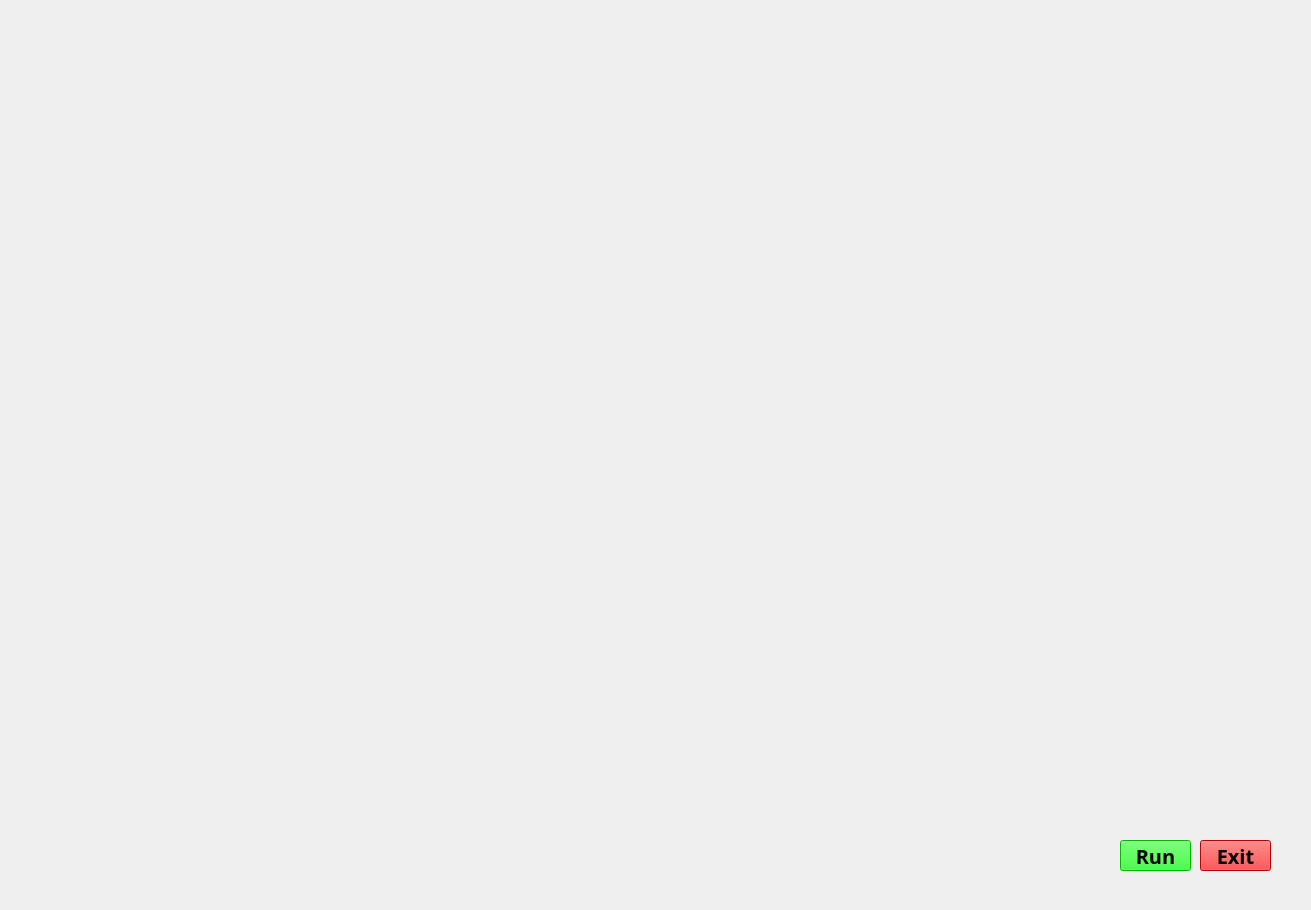
<?xml version="1.0" encoding="UTF-8"?>
<ui version="4.0">
 <class>JarvisGui</class>
 <widget class="QMainWindow" name="JarvisGui">
  <property name="geometry">
   <rect>
    <x>0</x>
    <y>0</y>
    <width>1311</width>
    <height>910</height>
   </rect>
  </property>
  <property name="windowTitle">
   <string>MainWindow</string>
  </property>
  <widget class="QWidget" name="centralwidget">
   <widget class="QLabel" name="label_1">
    <property name="geometry">
     <rect>
      <x>-90</x>
      <y>0</y>
      <width>1411</width>
      <height>911</height>
     </rect>
    </property>
    <property name="font">
     <font>
      <family>Microsoft YaHei</family>
      <pointsize>16</pointsize>
      <weight>75</weight>
      <bold>true</bold>
     </font>
    </property>
    <property name="text">
     <string/>
    </property>
    <property name="pixmap">
     <pixmap>7LP8.gif</pixmap>
    </property>
    <property name="scaledContents">
     <bool>true</bool>
    </property>
   </widget>
   <widget class="QPushButton" name="pushButton">
    <property name="geometry">
     <rect>
      <x>1120</x>
      <y>840</y>
      <width>71</width>
      <height>31</height>
     </rect>
    </property>
    <property name="font">
     <font>
      <family>8514oem</family>
      <pointsize>15</pointsize>
      <weight>75</weight>
      <bold>true</bold>
     </font>
    </property>
    <property name="styleSheet">
     <string notr="true">
background-color: rgb(0, 255, 0);</string>
    </property>
    <property name="text">
     <string>Run</string>
    </property>
   </widget>
   <widget class="QPushButton" name="pushButton_2">
    <property name="geometry">
     <rect>
      <x>1200</x>
      <y>840</y>
      <width>71</width>
      <height>31</height>
     </rect>
    </property>
    <property name="font">
     <font>
      <family>8514oem</family>
      <pointsize>15</pointsize>
      <weight>75</weight>
      <bold>true</bold>
     </font>
    </property>
    <property name="styleSheet">
     <string notr="true">background-color: rgb(255, 0, 0);</string>
    </property>
    <property name="text">
     <string>Exit</string>
    </property>
   </widget>
   <widget class="QLabel" name="label_2">
    <property name="geometry">
     <rect>
      <x>40</x>
      <y>20</y>
      <width>391</width>
      <height>141</height>
     </rect>
    </property>
    <property name="autoFillBackground">
     <bool>false</bool>
    </property>
    <property name="text">
     <string/>
    </property>
    <property name="pixmap">
     <pixmap>Jarvis_Loading_Screen.gif</pixmap>
    </property>
    <property name="scaledContents">
     <bool>true</bool>
    </property>
   </widget>
   <widget class="QTextBrowser" name="textBrowser_2">
    <property name="geometry">
     <rect>
      <x>900</x>
      <y>40</y>
      <width>331</width>
      <height>71</height>
     </rect>
    </property>
    <property name="autoFillBackground">
     <bool>false</bool>
    </property>
    <property name="styleSheet">
     <string notr="true">background:transparent;
border-radius:none

</string>
    </property>
    <property name="overwriteMode">
     <bool>false</bool>
    </property>
    <property name="openExternalLinks">
     <bool>true</bool>
    </property>
   </widget>
   <widget class="QTextBrowser" name="textBrowser_3">
    <property name="geometry">
     <rect>
      <x>560</x>
      <y>40</y>
      <width>331</width>
      <height>71</height>
     </rect>
    </property>
    <property name="autoFillBackground">
     <bool>false</bool>
    </property>
    <property name="styleSheet">
     <string notr="true">background:transparent;
border-radius:none

</string>
    </property>
    <property name="openExternalLinks">
     <bool>true</bool>
    </property>
   </widget>
  </widget>
 </widget>
 <resources/>
 <connections/>
</ui>
